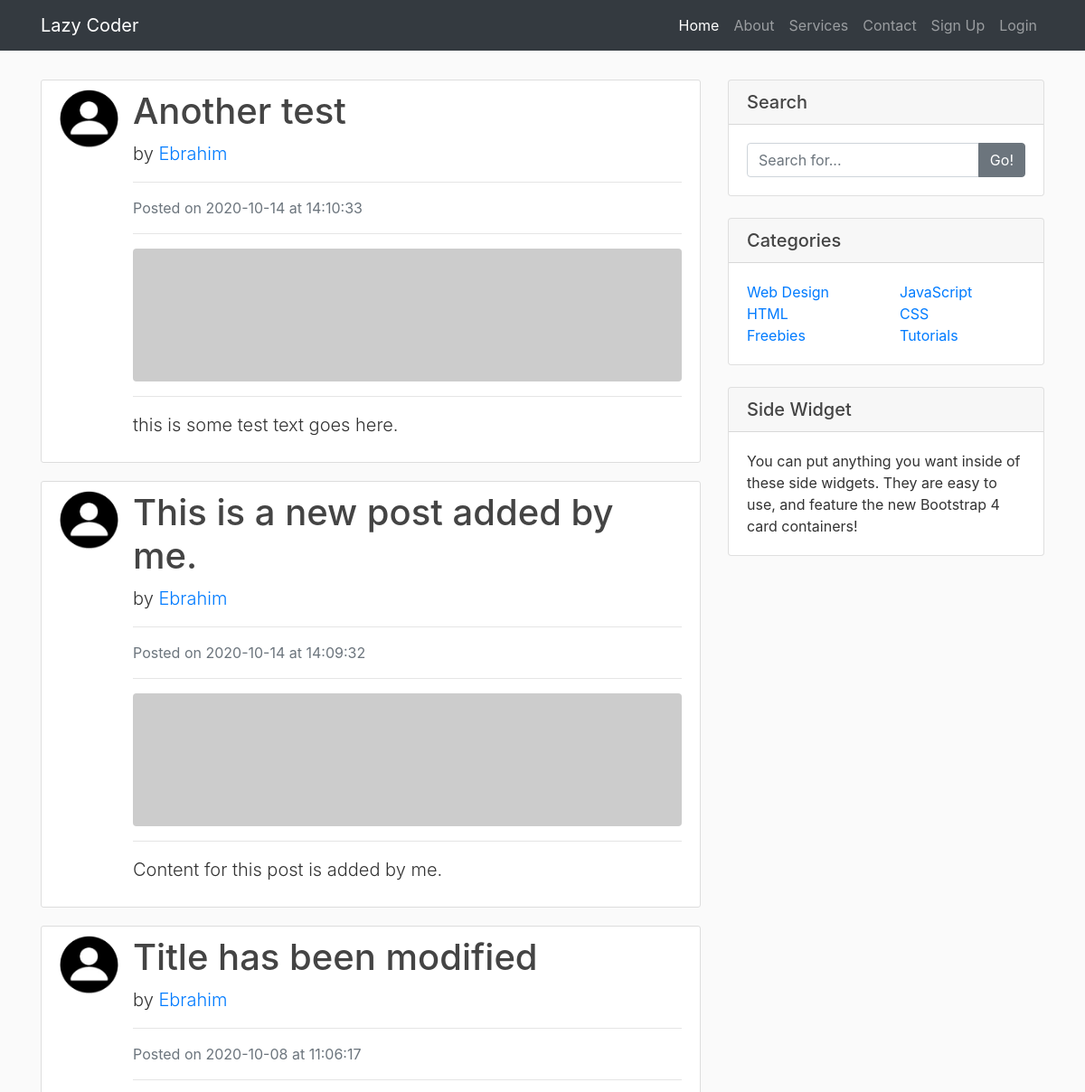
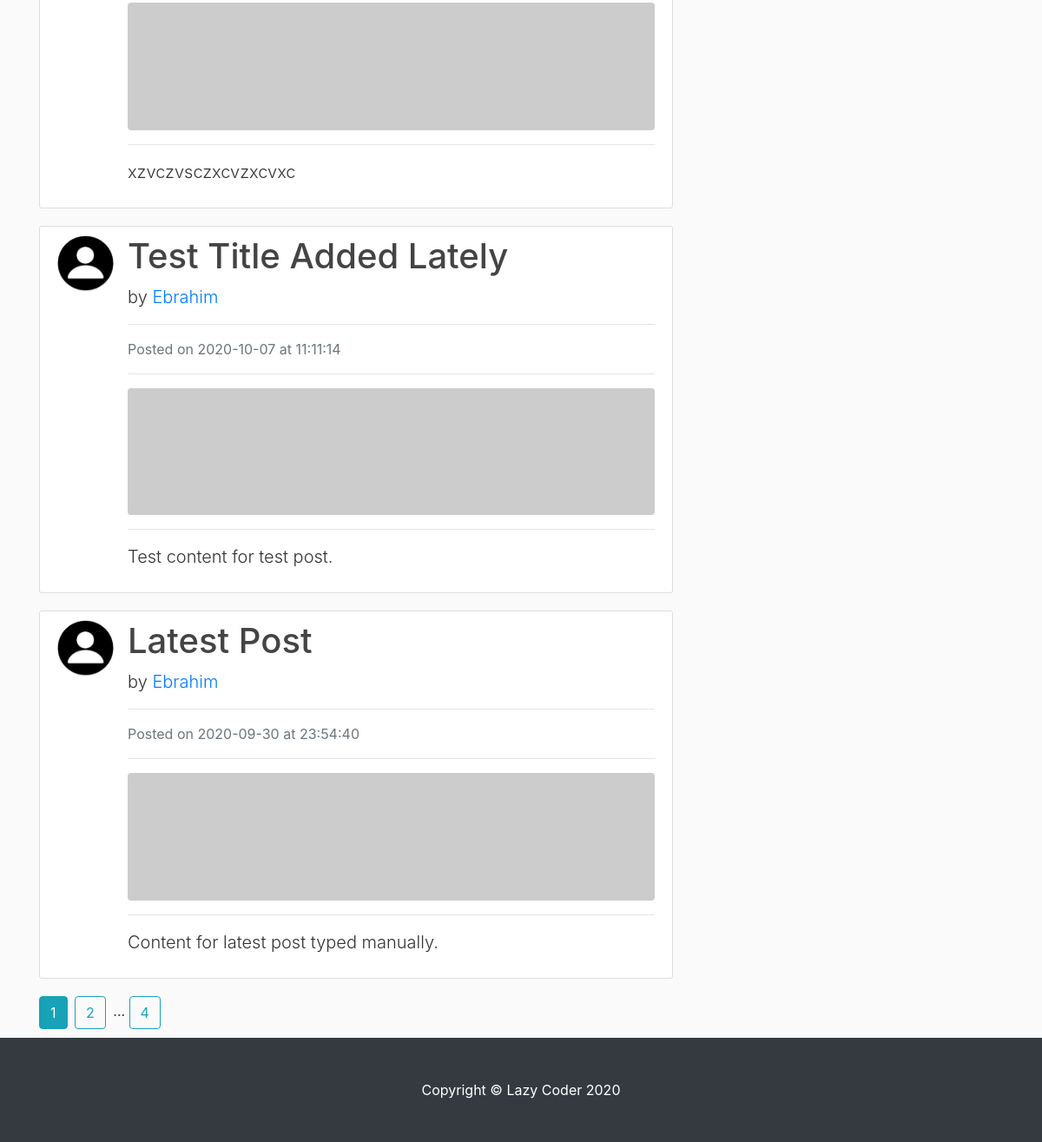
Page /home on the earlier database version (2 pictures, top to bottom).
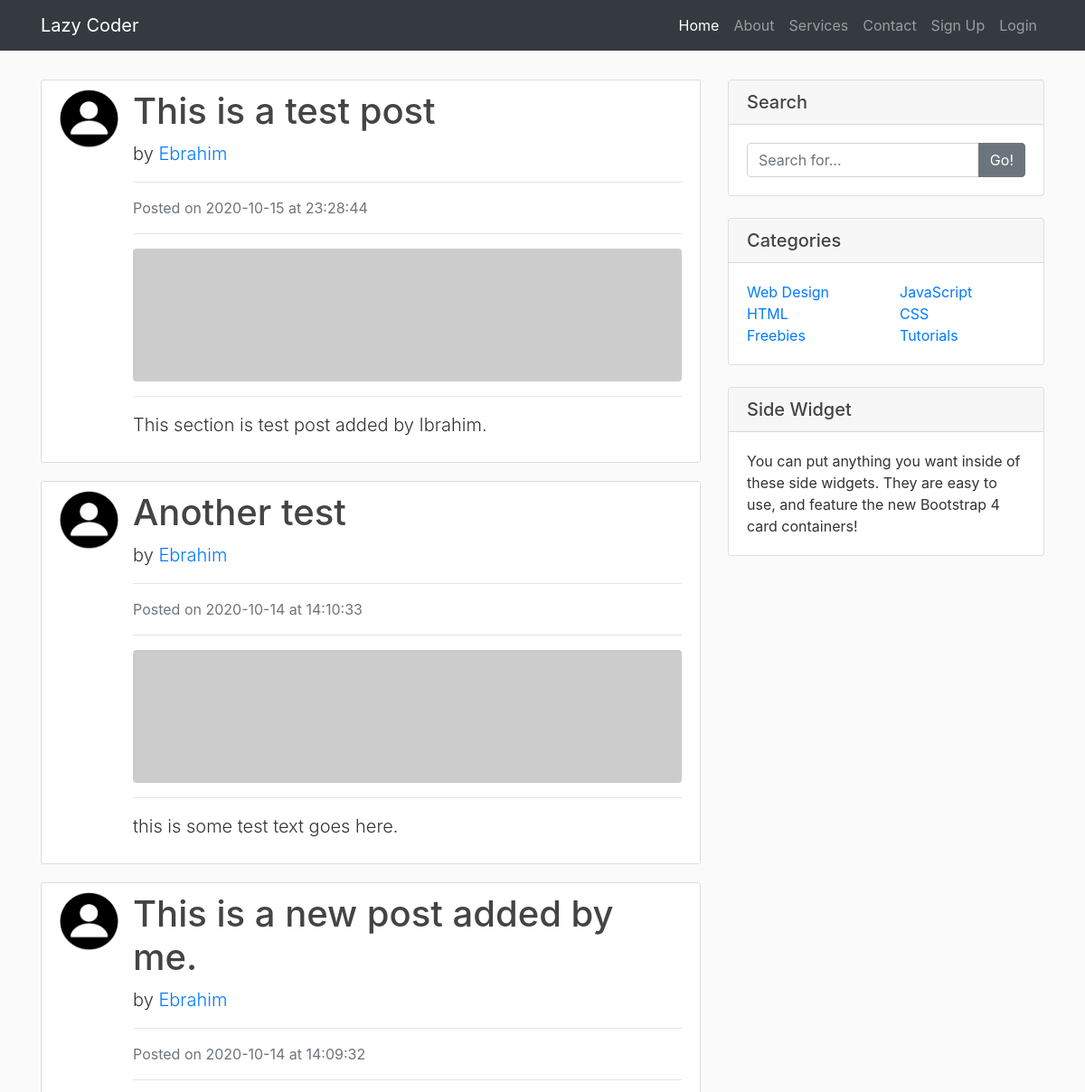
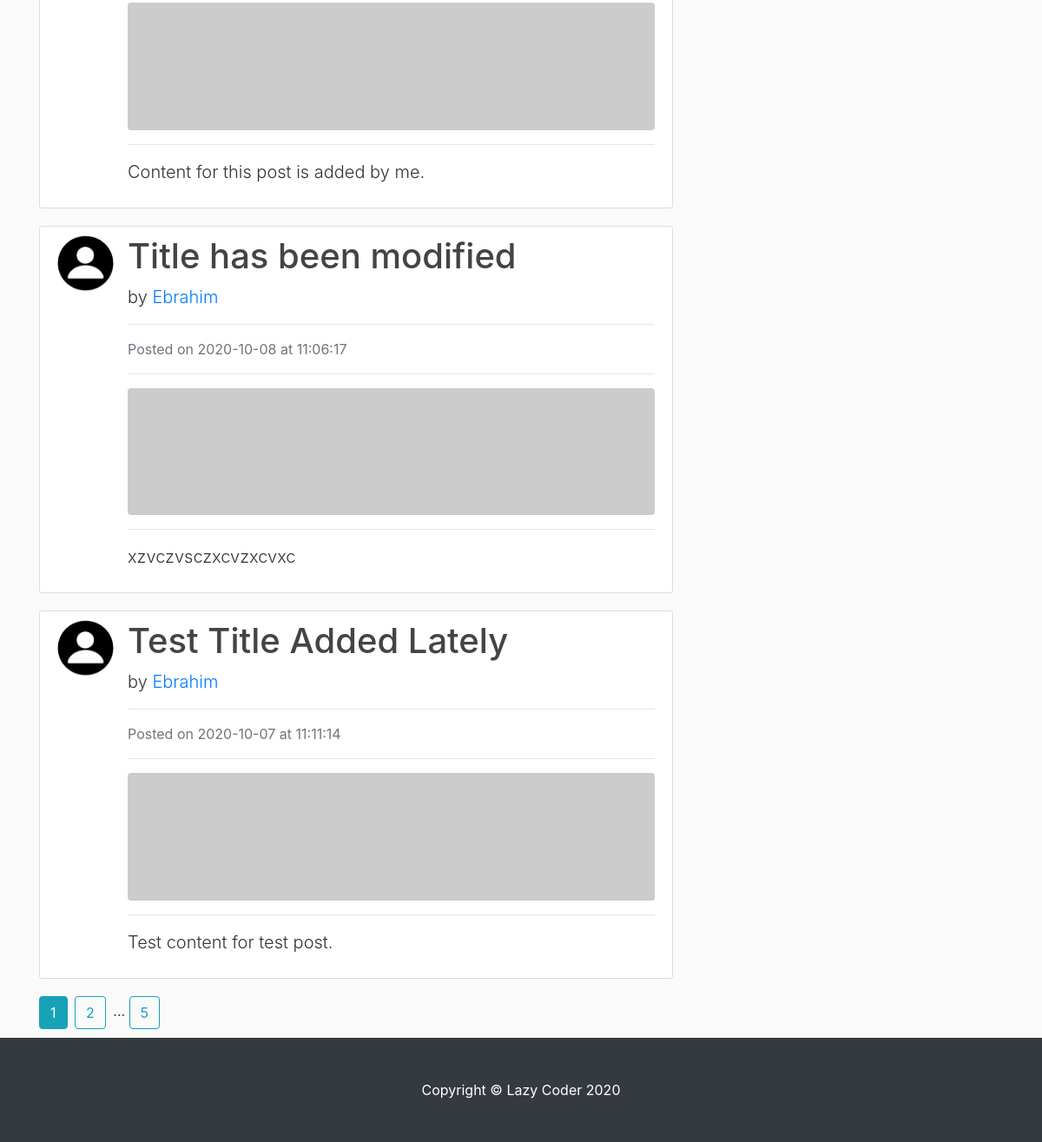
Same page on the later database version (2 pictures, top to bottom).
### blog/models.py (models this page shows, shortened)
class Post(db.Model):
    id = db.Column(db.Integer, primary_key=True)
    title = db.Column(db.String(100), nullable=True)
    date_posted = db.Column(db.DateTime, nullable=False, default=datetime.utcnow)
    content = db.Column(db.Text, nullable=False)
    user_id = db.Column(db.Integer, db.ForeignKey('user.id'), nullable=False)

class User(db.Model, UserMixin):
    id = db.Column(db.Integer, primary_key=True)
    username = db.Column(db.String(255), unique=True, nullable=False)
    email = db.Column(db.String(255), unique=True, nullable=False)
    image_file = db.Column(db.String(20), nullable=False, default='default.jpg')
    password = db.Column(db.String(60), nullable = False)
    posts = db.relationship('Post', backref='author', lazy=True)

### blog/main/routes.py (the view)
@main.route('/')
@main.route('/home')
def home():
    page = request.args.get('page', 1, type=int)
    posts = Post.query.order_by(Post.date_posted.desc()).paginate(page=page, per_page=5)
    return render_template('home.html', posts=posts)

### blog/templates/home.html
{% extends "layout.html" %}
{% block content %}
    {% for post in posts.items %}
        <div class="media content-section">
            <img class="rounded-circle article-img" src="{{ url_for('static', filename='profiles/' + post.author.image_file) }}" alt="">
            <div class="media-body">
                <h1>
                    <a href="{{ url_for('post.show_post', post_id=post.id) }}" class="article-title">
                        {{ post.title }}
                    </a>
                </h1>
                <p class="lead">
                    by <a href="{{ url_for('user.user_posts', username=post.author.username) }}">{{ post.author.username }}</a>
                </p>
                <hr>
                <p class="text-muted">Posted on {{ post.date_posted.strftime('%Y-%m-%d') }} at {{ post.date_posted.strftime('%H:%M:%S') }}</p>
                <hr>
                <img class="img-fluid rounded" src="http://placehold.it/620x150" alt="">
                <hr>
                <p class="lead">{{ post.content }}</p>
            </div>
        </div>
    {% endfor %}
    {% for page_num in posts.iter_pages(left_edge=1, right_edge=1, left_current=1, right_current=2) %}
        {% if page_num %}
            {% if posts.page == page_num %}
                <a href="{{ url_for('main.home', page=page_num) }}" class="btn btn-info mr-1">{{ page_num }}</a>
            {% else %}
                <a href="{{ url_for('main.home', page=page_num) }}" class="btn btn-outline-info mr-1">{{ page_num }}</a>
            {% endif %}
        {% else %}
            ...
        {% endif %}
    {% endfor %}
{% endblock content %}
{% block sidebar %}
    <div class="card my-2">
        <h5 class="card-header">Search</h5>
        <div class="card-body">
            <div class="input-group">
                <input type="text" class="form-control" placeholder="Search for...">
                <span class="input-group-append">
                <button class="btn btn-secondary" type="button">Go!</button>
                </span>
            </div>
        </div>
    </div>
    <div class="card my-4">
        <h5 class="card-header">Categories</h5>
        <div class="card-body">
            <div class="row">
                <div class="col-lg-6">
                    <ul class="list-unstyled mb-0">
                        <li>
                            <a href="#">Web Design</a>
                        </li>
                        <li>
                            <a href="#">HTML</a>
                        </li>
                        <li>
                            <a href="#">Freebies</a>
                        </li>
                    </ul>
                </div>
                <div class="col-lg-6">
                    <ul class="list-unstyled mb-0">
                        <li>
                            <a href="#">JavaScript</a>
                        </li>
                        <li>
                            <a href="#">CSS</a>
                        </li>
                        <li>
                            <a href="#">Tutorials</a>
                        </li>
                    </ul>
                </div>
            </div>
        </div>
    </div>
    <div class="card my-4">
        <h5 class="card-header">Side Widget</h5>
        <div class="card-body">
            You can put anything you want inside of these side widgets. They are easy to use, and feature the new Bootstrap 4 card containers!
        </div>
    </div>
{% endblock sidebar %}

### blog/templates/layout.html (shortened to what this page needs)
<!DOCTYPE html>
<html lang="en">
<head>
    <link rel="stylesheet" href="https://stackpath.bootstrapcdn.com/bootstrap/4.3.1/css/bootstrap.min.css">
    <link rel="stylesheet" type="text/css" href="{{ url_for('static', filename='main.css') }}">
</head>
<body>
    <nav class="navbar navbar-expand-lg navbar-dark bg-dark fixed-top">
        <div class="container">
            <a class="navbar-brand" href="{{ url_for('main.home') }}">Lazy Coder</a>
            <div class="collapse navbar-collapse" id="navbarResponsive">
                <ul class="navbar-nav ml-auto">
                    <li class="nav-item active">
                        <a class="nav-link" href="{{ url_for('main.home') }}">Home
                        </a>
                    </li>
                    <li class="nav-item">
                        <a class="nav-link" href="{{ url_for('main.about') }}">About</a>
                    </li>
                    <li class="nav-item">
                        <a class="nav-link" href="{{ url_for('main.service') }}">Services</a>
                    </li>
                    <li class="nav-item">
                        <a class="nav-link" href="{{ url_for('main.contact') }}">Contact</a>
                    </li>
                    {% if current_user.is_authenticated %}
                        <li class="nav-item">
                            <a class="nav-link" href="{{ url_for('post.create_post') }}">Add Post</a>
                        </li>
                        <li class="nav-item"><li class="nav-item">
                            <a class="nav-link" href="{{ url_for('user.account') }}">Account</a>
                        </li>
                            <a class="nav-link" href="{{ url_for('user.logout') }}">Logout</a>
                        </li>
                    {% else %}
                        <li class="nav-item">
                            <a class="nav-link" href="{{ url_for('user.signup') }}">Sign Up</a>
                        </li>
                        <li class="nav-item">
                            <a class="nav-link" href="{{ url_for('user.login') }}">Login</a>
                        </li>
                    {% endif %}
                </ul>
            </div>
        </div>
    </nav>
    <div class="container">
        <div class="row">
            <div class="col-lg-8 mt-2" style="margin-bottom: 130px;">
                {% block content %} {% endblock content %}
            </div>
            <div class="col-md-4">
                {% block sidebar %} {% endblock sidebar %}
            </div>
        </div>
    </div>
    <footer class="py-5 bg-dark">
        <div class="container">
            <p class="m-0 text-center text-white">Copyright &copy; Lazy Coder 2020</p>
        </div>
    </footer>
</body>
</html>

### blog/static/main.css (style rules this page uses)
body { background: #fafafa; color: #333333; margin-top: 5rem; }
h1, h2, h3, h4, h5, h6 { color: #444444; }
.content-section { background: #ffffff; padding: 10px 20px; border: 1px solid #dddddd; border-radius: 3px; margin-bottom: 20px; }
.article-title { color: #444444; }
.article-img { height: 65px; width: 65px; margin-right: 16px; }
footer { position: fixed; left: 0; bottom: 0; width: 100%; }

Differences in the rows shown:
no longer on this page (row unchanged): Post: image_file (picture), title "Latest Post", author.username "Ebrahim", date_posted "2020-09-30", date_posted "23:54:40", content "Content for latest post typed manually."
added Post: image_file (picture), title "This is a test post", author.username "Ebrahim", date_posted "2020-10-15", date_posted "23:28:44", content "This section is test post added by Ibrahim."
Other differences:
new list line: "5"
list line gone: "4"
